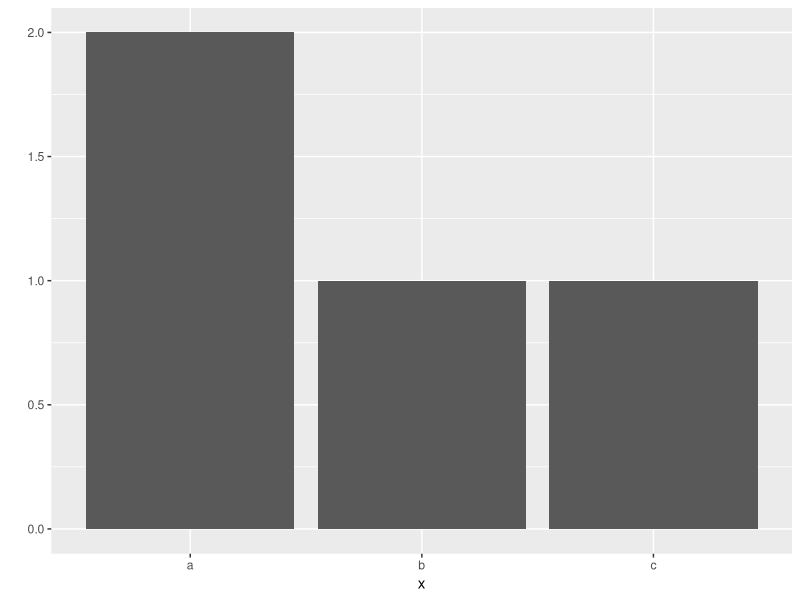
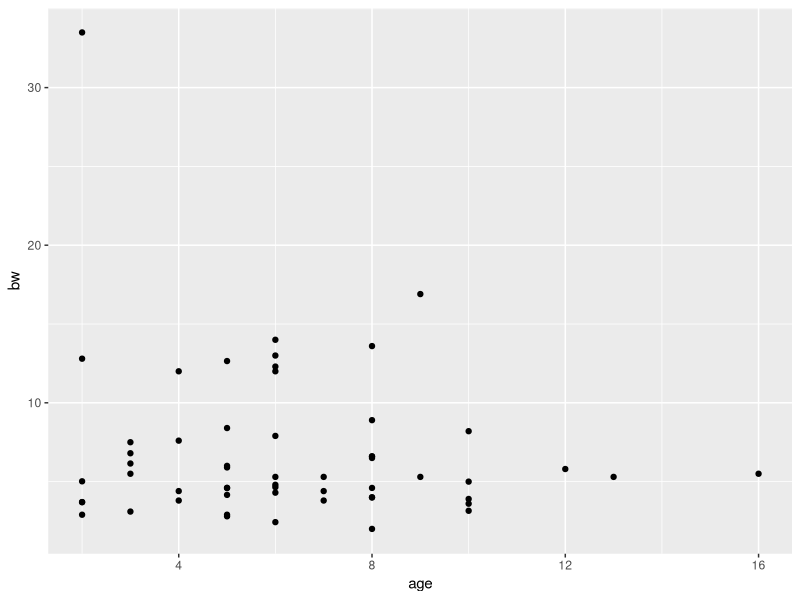
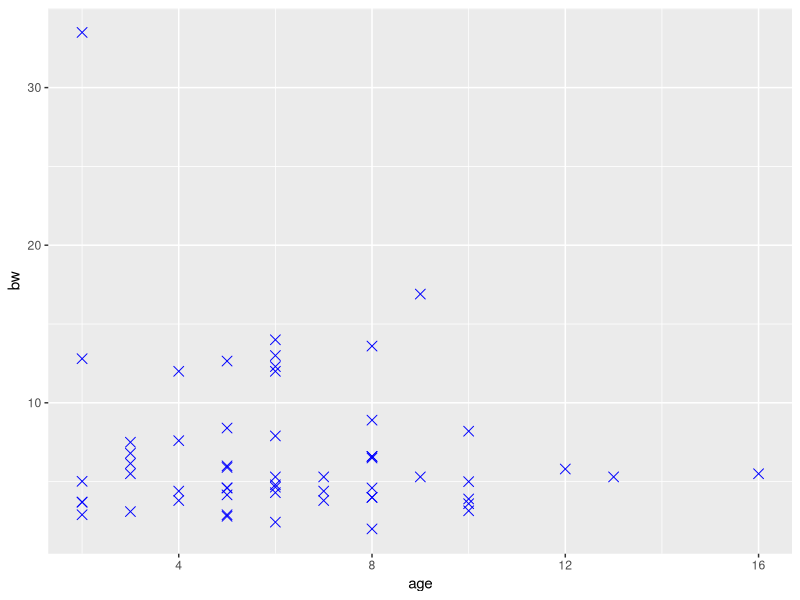
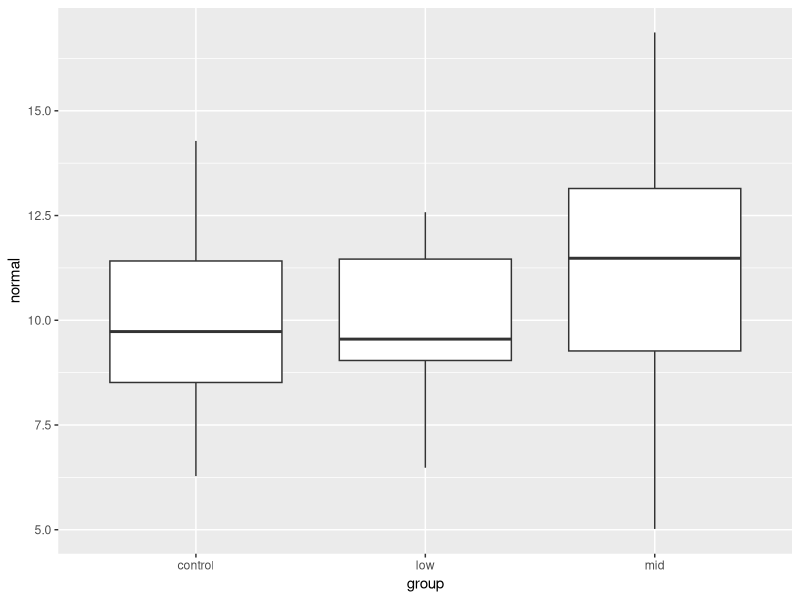
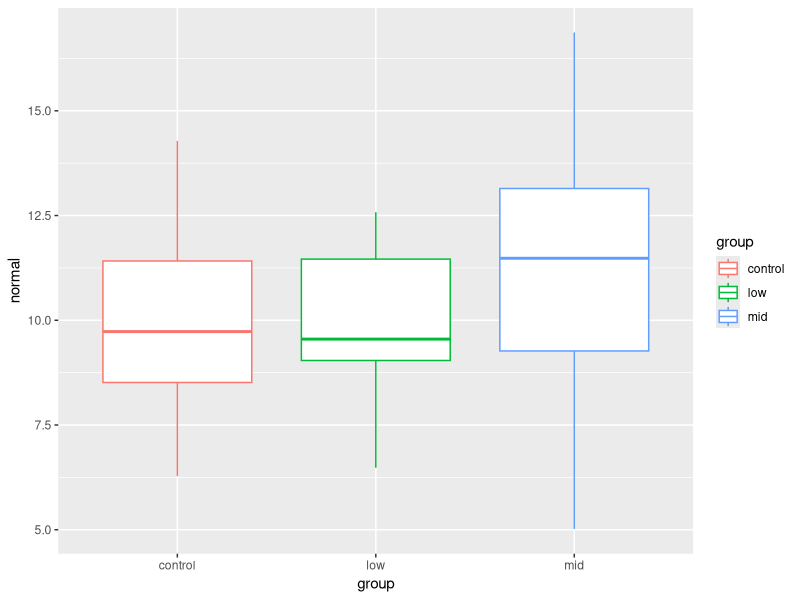
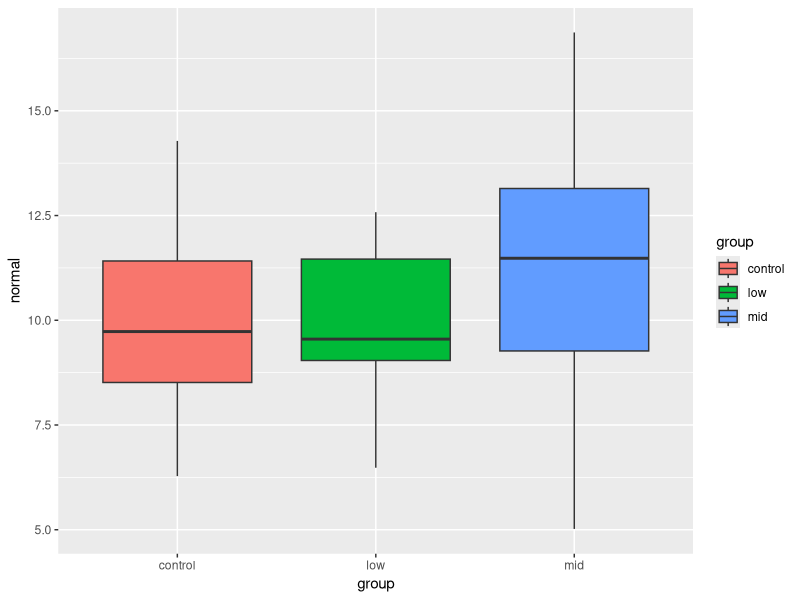
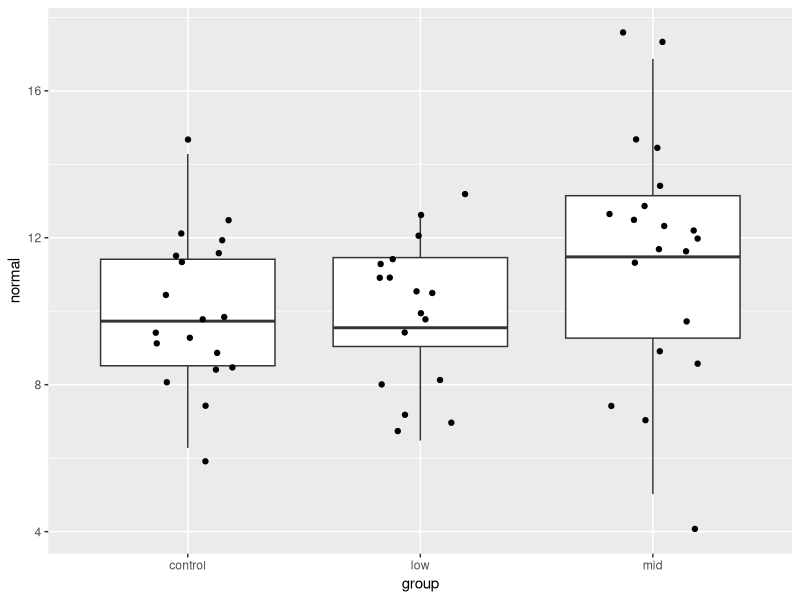

Source code (R) for these figures, in order:

####  변수다루기 ####
a <- 1 # a 에 1을 할당
a      # a 출력
print(a) # 마찬가지로 a  출력
b <- 2
b
c <- 10
print(c)

a+b
a+b+c
b/4
5*a

# 여러 값으로 구성된 변수 만들기

var1 <- c(1,2,5,8,10)
var1

var2 <- c(1:5) # 1부터 5까지 연속값으로 변수 생성
var2

var3<- seq(1,10) # 1부터 10까지 연속값으로 변수 생성
var3

var4 <- seq(1,10, by=2) # 1-10까지 2간격으로 변수 생성
var4

# 여러값의 변수로도 연산 가능

var1
var1+2

# 여러값의 변수간의 연산가능
var1
var2
var1+var2

#### 함수 다루기 ####
#함수를 이용하여 계산하기

x <- c(5,7,10)
x

mean(x)  # 평균값
max(x)   # 최대값
min(x)   # 최솟값

#### 패키지(package) ####

# 패키지 설치

install.packages("ggplot2") # 괄호안에 설치할 패키지 이름 입력, 앞 뒤에 따옴표를 넣어야함
library("ggplot2") # 패키지를 로드하기, 따옴표를 넣어도 되고 안 넣어도 됨

#함수 사용해보기
x <- c("a","a","b","c")
x
qplot(x)


#### R 데이터 프레임 다루기 ####

### 직접 입력으로 데이터 프레임 만들기
age <- c(6,8,6,3)
age

bw <- c (13,4,5,7)
bw

df_clinic <-data.frame(age,bw)
df_clinic

sex <-c(1,1,2,2)
sex

df_clinic <-data.frame(age,bw,sex)
df_clinic

# 분석하기
mean(df_clinic$age) # 병원방문견 나이 평균
mean(df_clinic$bw)  # 병원방문견 몸무게 평균균

# 데이터 프레임 한번에 만들기

df_clinic <- data.frame(age=c(5,8,6,3),
                        bw= c(13,4,5,6),
                        sex= c(1,1,2,2))
df_clinic

### 데이터를 csv로 저장
df_clinic

write.csv(df_clinic, file="df_clinic.csv")

### 외부데이터 이용하기
### csv 파일 불러오기
# csv란? 대부분 프로그램에서 사용하는 범용 데이터 파일 
# CSV : Comma-Seperated Values)

df_clinic_csv <-read.csv("csv_data.csv")
df_clinic_csv

## 데이터 설명 : 병원에 방문한 개들에게 영양제를 먹이기 전, 특정 균의 양을 측정하고 영양제를 먹인후 특정 균의 양을 측정하여 
## 영양제의 치료효과를 확인함
## id : 방문견 번호
## group: low- 저용양  mid- 중간용량  control- 먹이지 않음
## sex : 성별,  F=Female/암컷  M=Male/수컷 
## age : 나이, 단위는 년
## bw : 몸무게  body weight,  단위는 kg
## bcs : body condition score, 9단계
## normal : 영양제를 먹기전 균의 양
## treat : 영양제를 먹은후 균의 양


## 데이터 프레임 파악하기  
## 데이터가 주어질때 가장 먼저 하는일 : 데이터의 전반적인 구조 파악

dog <- read.csv("csv_data.csv")
dog

head(dog) # 앞에서 부터 6행까지 출력
tail(dog) # 데이터 뒷부분 확인
View(dog) # 뷰어창에서 직접 보여줌, V는 대문자
summary(dog) # 전체 요약

mean(dog$normal) #평균 mean
sd(dog$normal) # 표준편차, standard deviation

mean(dog$treat)
sd(dog$treat)

install.packages("data.table")
library("data.table")

# dog를 데이터 테이블화
dt<-data.table(dog)
# 그룹별 영양제 먹기 전 균량 평균 및 표준편차
dt[,list(mean=mean(normal),sd=sd(normal)),by=group]
# 그룹별 영양제 먹은 후 균량 평균 및 표준편차
dt[,list(mean=mean(treat),sd=sd(treat)),by=group]


#### 그래프 그려보기 ####

install.packages("tidyverse")
library("tidyverse")
library("dplyr")

## ggplot(데이터이름) +  geom_기능(aes(변수정보))

## scatter plot 점그래프
# dog 데이터에서  x 축은 age로 y 는 bw로
ggplot(dog)+
  geom_point(aes(x=age, y=bw))

# 사이즈 3, 색깔 파란색, 모양 X자
ggplot(dog)+
  geom_point(aes(x=age, y=bw),size=3,color="blue",shape=4)

## boxplot
ggplot(data=dog, aes(x=group, y=normal))+
  geom_boxplot()

# group별로 색깔 부여
ggplot(data=dog, aes(x=group, y=normal, color=group))+
  geom_boxplot()
# box 안에 group색깔 부여
ggplot(data=dog, aes(x=group, y=normal, fill= group))+
  geom_boxplot()
# boxplot과 점그래프를 한번에
ggplot(data=dog, aes(x=group, y=normal))+
  geom_boxplot()+
  geom_jitter(size=1.5, width=0.2,height=1.5)

#### 데이터 통계분석 ####

#### 1. anova test
## 3 개의 다른 군에서 각 데이터 간의 통계적으로 차이점이 있는지 파악하는 분석
## dog  데이터에서 group 별로 normal, 영양제 먹기 전 균량간의 통계적 차이를 분석
normal.aov <- aov(normal ~ group, data = dog)
summary(normal.aov)

## dog  데이터에서 group 별로 treat, 영양제 먹은 후 균량간의 통계적 차이를 분석
treat.aov <- aov(treat ~ group, data = dog)
summary(treat.aov)

## 결과 해석
## p value < 0.05
## 영양제 먹기 전에 균량에는 차이가 없었으나 먹은후 그룹간에 통계적으로 유의한 균량의 차이를 보였다.

#### 2. paired t test 
## 같은 군내에서 치료 전 후 간의 통계적인 차이가 있는지를 확인하는 분석
## 먼저 데이터프레임을 분해
# 저용량군 추출
low <- subset(dog,subset = group == 'low')
low

# low 에서 normal, low 에서 treat 간의 paired-t-test
t.test(low$normal, low$treat, paired = TRUE)

## 결과해석
## p value < 0.05
## 영양제 투입 전후로 통계적으로 유의한 균량의 차이를 보였다.
